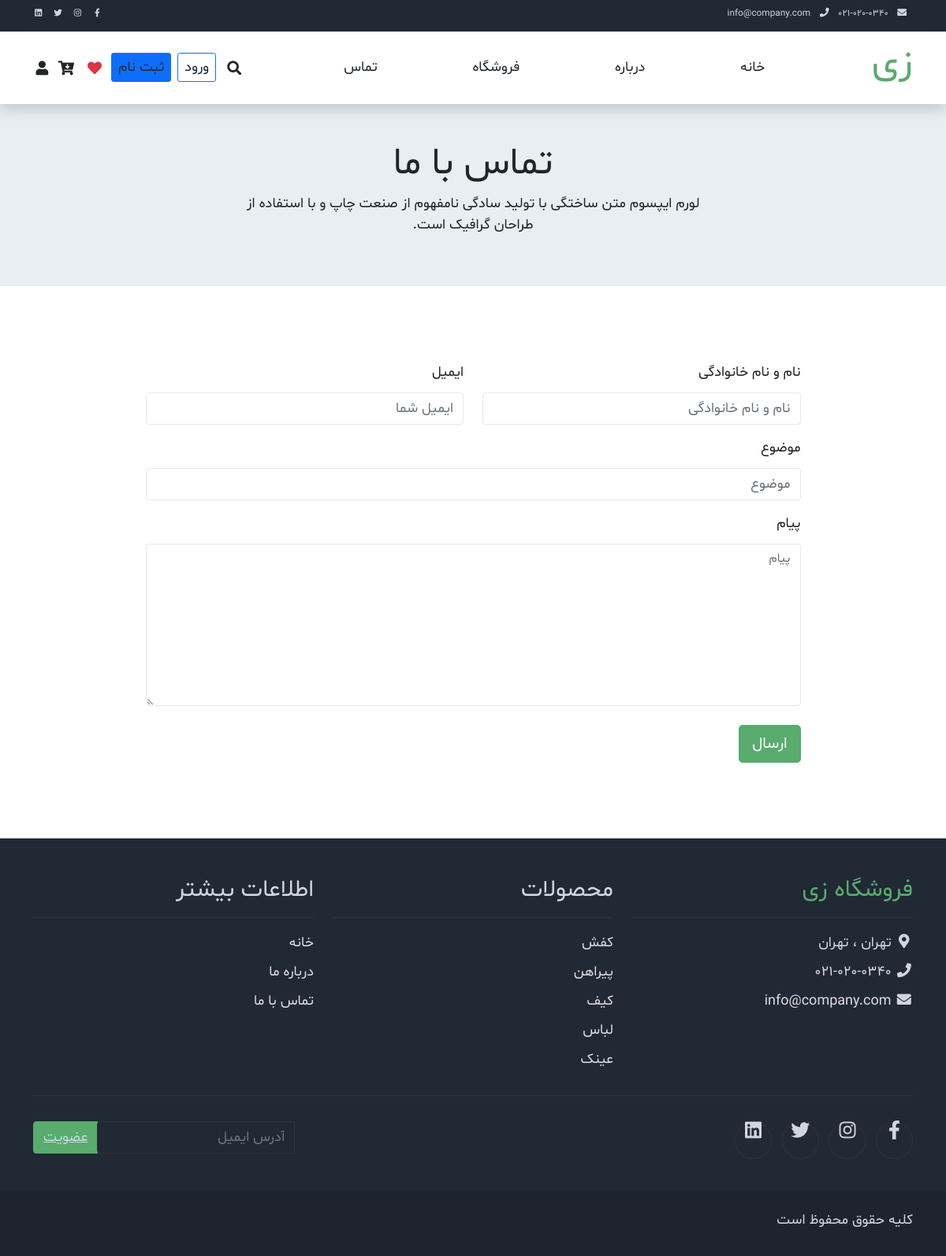
Page /contact/ on the committed database.
### shop/models.py (models this page shows, shortened)
class Category(models.Model):
    name=models.CharField(max_length=200)
    slug=models.SlugField(max_length=140,unique=True,blank=True)
    description=models.TextField(blank=True,null=True)
    created_at=models.DateTimeField(auto_now_add=True)
    updated_at = models.DateTimeField(auto_now=True)
    is_active= models.BooleanField(default=True)
    sort_order=models.PositiveIntegerField(default=0)
    image=models.ImageField(upload_to='categories/%Y/%m/%d/',blank=True,null=True)
    is_featured=models.BooleanField(default=False)

### shop/views.py (the view)
# urls.py: path('contact/',shop_views.contact_view,name='contact'),
def contact_view(request):
    if request.method =='POST':
        form=ContactForm(request.POST)
        if form.is_valid():
            contact_message=form.save()
            messages.success(request,'پیام شما با موفقیت ارسال شد.')
            return redirect ('contact')
        else:
            messages.error(request,'لطفا پیام های فرم را بررسی نمایید.')
    else:
        form=ContactForm()
    context={'form':form}
    return render(request,'shops/contact.html',context)

### shop/forms.py (shortened to what this page needs)
class ContactForm(forms.ModelForm):
    honeypot=forms.CharField(required=False,widget=forms.HiddenInput)
    first_last_name=forms.CharField(
        label='نام و نام خانوادگی',
        max_length=100,
        widget=forms.TextInput(attrs={
            'class':'form-control mt-1',
            'placeholder':'نام و نام خانوادگی',
        })
    )
    email=forms.EmailField(
        label='ایمیل',
        widget=forms.EmailInput(attrs={
            'class':'form-control mt-1',
            'placeholder':'ایمیل شما'
        })
    )
    subject=forms.CharField(
        label='موضوع',
        max_length=200,
        widget=forms.TextInput(attrs={
            'class':'form-control mt-1',
            'placeholder':'موضوع'
        })
    )
    message=forms.CharField(
        label='پیام',
        widget=forms.Textarea(attrs={
            'class':'form-control mt-1',
            'placeholder':'پیام',
            'rows': 8
        })
    )
    class Meta:
        model=ContactMessage
        fields=['first_last_name','email','subject','message']

### shop/context_processors.py (called while the page is built)
def categories_processor(request):
    try:
        categories = Category.objects.all()
        return {
            'categories': categories
        }
    except Exception as e:
        print(f"Error in categories_processor : {e}")
        return {'categories':[]}

def brands_processor(request):
    try:
        brands=list(Brand.objects.all())
        all_brands=[brands[i:i+4]for i in range(0,len(brands),4)]
        return {
            'all_brands': all_brands
        }
    except Exception as e:
        print(f"Error in brands_processor : {e}")
        return {'brands':[]}

### templates/shops/contact.html (shortened to what this page needs)
{% extends "base.html" %}
{%load static %}
{%block content%}
    <div class="container-fluid bg-light py-5">
        <div class="col-md-6 m-auto text-center">
            <h1 class="h1">تماس با ما</h1>
            <p>
                لورم ایپسوم متن ساختگی با تولید سادگی نامفهوم از صنعت چاپ و با استفاده از طراحان گرافیک است.
            </p>
        </div>
    </div>
    <div class="container py-5">
        <div class="row py-5">
            <form class="col-md-9 m-auto" method="post" role="form">
                <div class="row">
                    <div class="form-group col-md-6 mb-3">
                        <label for="{{form.first_last_name.id_for_label}}" class="form-label">نام و نام خانوادگی</label>
                        {{ form.first_last_name }}
                    </div>
                    <div class="form-group col-md-6 mb-3">
                        <label for="{{form.email.id_for_label}}" class="form-label">ایمیل</label>
                        {{ form.email }}
                    </div>
                </div>
                <div class="mb-3">
                    <label for="{{form.subject.id_for_label}}" class="form-label">موضوع</label>
                    {{ form.subject}}
                </div>
                <div class="mb-3">
                    <label for="{{form.message.id_for_label}}" class="form-label"> پیام </label>
                    {{ form.message }}
                </div>
                <div class="row">
                    <div class="col text-end mt-2">
                        <button type="submit" class="btn btn-success btn-lg px-3">ارسال</button>
                    </div>
                </div>
            </form>
        </div>
    </div>
{%endblock content%}

### templates/partials/_footer.html (shortened to what this page needs)
    <footer class="bg-dark" id="tempaltemo_footer">
        <div class="container">
            <div class="row">
                <div class="col-md-4 pt-5">
                    <h2 class="h2 text-success border-bottom pb-3 border-light logo">فروشگاه زی</h2>
                    <ul class="list-unstyled text-light footer-link-list padd-r-0">
                        <li>
                            <i class="fas fa-map-marker-alt fa-fw"></i>
                            تهران ، تهران
                        </li>
                        <li>
                            <i class="fa fa-phone fa-fw"></i>
                            <a class="text-decoration-none" href="tel:010-020-0340">021-020-0340</a>
                        </li>
                        <li>
                            <i class="fa fa-envelope fa-fw"></i>
                            <a class="text-decoration-none" href="mailto:info@company.com">info@company.com</a>
                        </li>
                    </ul>
                </div>
                <div class="col-md-4 pt-5">
                    <h2 class="h2 text-light border-bottom pb-3 border-light">محصولات</h2>
                    <ul class="list-unstyled text-light footer-link-list padd-r-0">
                        {% for category in categories %}
                        <li><a class="text-decoration-none" href="{% url 'shop:shop_by_category' category.slug %}">{{category.name}}</a></li>
                        {% endfor %}
                    </ul>
                </div>
                <div class="col-md-4 pt-5">
                    <h2 class="h2 text-light border-bottom pb-3 border-light">اطلاعات بیشتر</h2>
                    <ul class="list-unstyled text-light footer-link-list padd-r-0">
                        <li><a class="text-decoration-none" href="{% url 'index' %}">خانه</a></li>
                        <li><a class="text-decoration-none" href="{% url 'about' %}">درباره ما</a></li>
                        <li><a class="text-decoration-none" href="{% url 'contact' %}">تماس با ما</a></li>
                    </ul>
                </div>
            </div>
            <div class="row text-light mb-4">
                <div class="col-12 mb-3">
                    <div class="w-100 my-3 border-top border-light"></div>
                </div>
                <div class="col-auto me-auto">
                    <ul class="list-inline text-left footer-icons padd-r-0">
                        <li class="list-inline-item border border-light rounded-circle text-center">
                            <a class="text-light text-decoration-none" target="_blank" href="http://facebook.com/"><i class="fab fa-facebook-f fa-lg fa-fw"></i></a>
                        </li>
                        <li class="list-inline-item border border-light rounded-circle text-center">
                            <a class="text-light text-decoration-none" target="_blank" href="https://www.instagram.com/"><i class="fab fa-instagram fa-lg fa-fw"></i></a>
                        </li>
                        <li class="list-inline-item border border-light rounded-circle text-center">
                            <a class="text-light text-decoration-none" target="_blank" href="https://twitter.com/"><i class="fab fa-twitter fa-lg fa-fw"></i></a>
                        </li>
                        <li class="list-inline-item border border-light rounded-circle text-center">
                            <a class="text-light text-decoration-none" target="_blank" href="https://www.linkedin.com/"><i class="fab fa-linkedin fa-lg fa-fw"></i></a>
                        </li>
                    </ul>
                </div>
                <div class="col-auto">
                    <div class="input-group mb-2">
                        <input type="text" class="form-control bg-dark border-light" id="subscribeEmail" placeholder="آدرس ایمیل">
                        <a class="input-group-text btn-success text-light" href="{% url 'accounts:register' %}">عضویت</a>
                    </div>
                </div>
            </div>
        </div>
        <div class="w-100 bg-black py-3">
            <div class="container">
                <div class="row pt-2">
                    <div class="col-12">
                        <p class="text-left text-light">
                           کلیه حقوق محفوظ است
                        </p>
                    </div>
                </div>
            </div>
        </div>
    </footer>

### ArkaMarket/static/css/templatemo.css (style rules this page uses)
body, ul, li, p, a, label, input, div { font-family: shabnam; font-size: 18px !important; font-weight: 300 !important; }
.h1 { font-family: shabnam; font-size: 48px !important; font-weight: 200 !important; }
.h2 { font-family: shabnam; font-size: 30px !important; font-weight: 300; }
.logo { font-weight: 500 !important; }
.text-success { color: #59ab6e !important; }
.text-light { color: #cfd6e1 !important; }
.bg-dark { background-color: #212934 !important; }
.bg-light { background-color: #e9eef5 !important; }
.bg-black { background-color: #1d242d !important; }
.btn-success { background-color: #59ab6e !important; border-color: #56ae6c !important; }
.form-control { border: 1px solid #e8e8e8; }
#tempaltemo_footer a { color: #dcdde1; }
#tempaltemo_footer ul.footer-link-list li { padding-top: 10px; }
#tempaltemo_footer ul.footer-icons li { width: 2.6em; height: 2.6em; line-height: 2.6em; }
#tempaltemo_footer .border-light { border-color: #2d343f !important;color: white; }
.padd-r-0 { padding-right: 0; }

### rows in the picture
Category: name "کفش"
Category: name "پیراهن"
Category: name "کیف"
Category: name "لباس"
Category: name "عینک"
